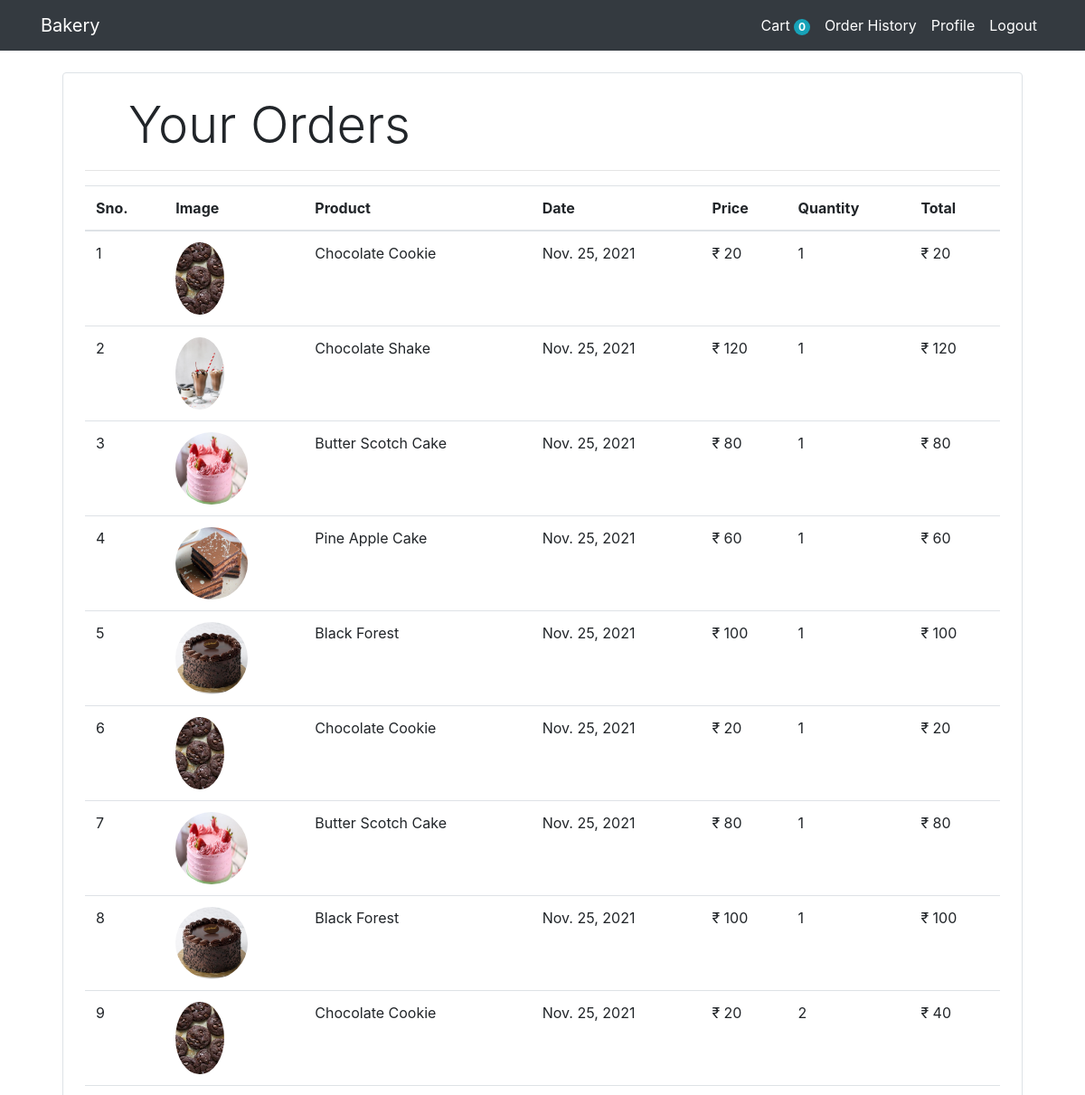
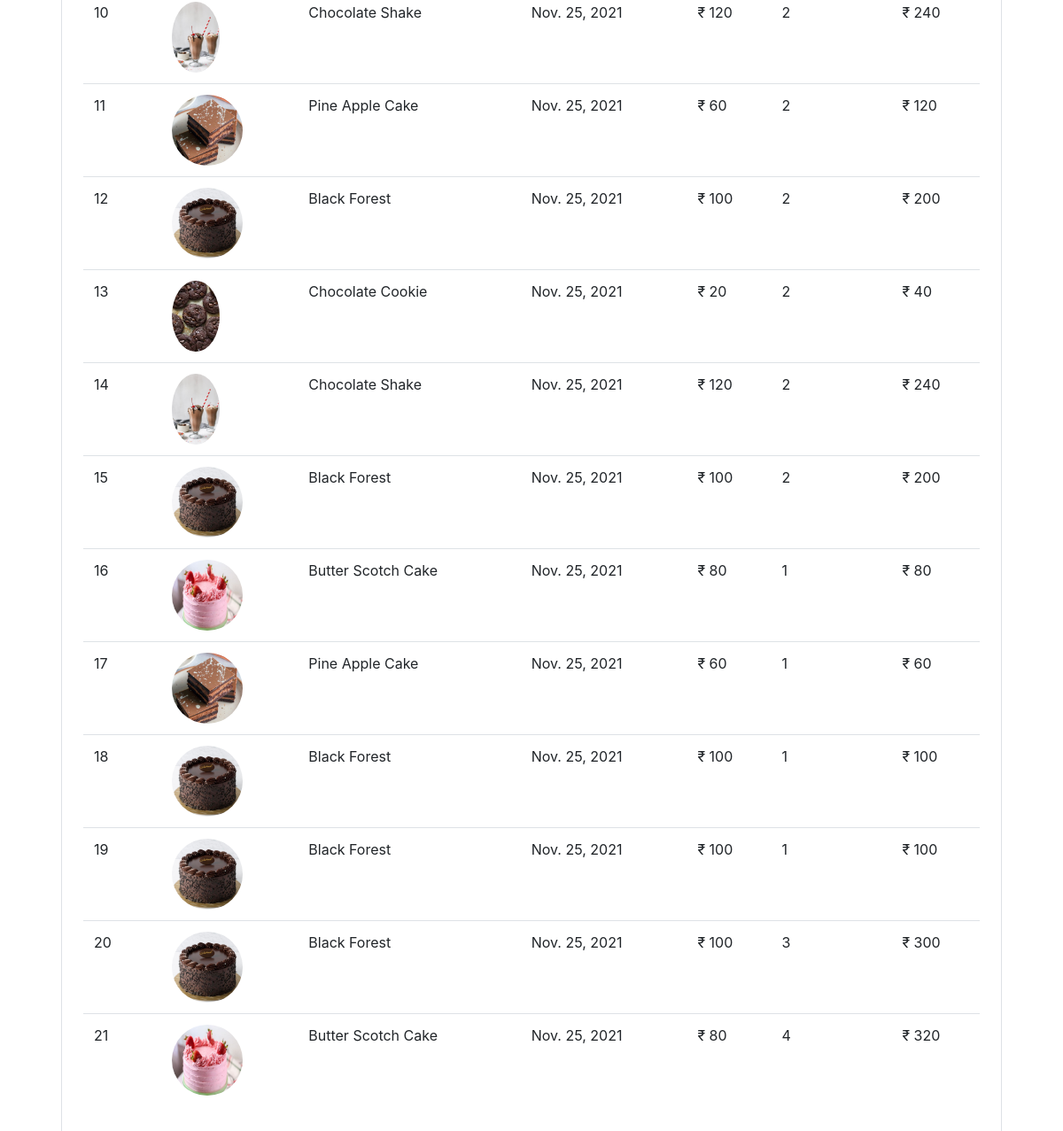
Page /orderhistory/ (signed in) on the committed database (2 pictures, top to bottom).
### Bakery/models.py (models this page shows, shortened)
class Order(models.Model):
    product = models.ForeignKey(Product,on_delete=models.CASCADE,null=True)
    customer = models.ForeignKey(Customer,on_delete=models.CASCADE,null=True)
    quantity = models.IntegerField(default=1)
    price = models.IntegerField()
    email = models.EmailField()
    address = models.CharField(max_length=50,default='',blank=True)
    phone = models.CharField(max_length=15,default='',blank=True)
    date = models.DateField(default=datetime.datetime.today)
    @staticmethod
    def get_orders_by_customer(customer_email):
        return Order.objects.filter(email=customer_email).order_by('date')[::-1]

class Product(models.Model):
    name = models.CharField(max_length=100, null=True)
    quantity = models.PositiveIntegerField(null=True)
    price = models.PositiveIntegerField(null=True)
    category = models.ForeignKey(Category, on_delete=models.CASCADE,default=1)
    image = models.ImageField(upload_to='uploads/products/', default='default_image.jpeg')

### Bakery/Views/views.py (the view)
# urls.py: path('orderhistory/', views.order_history.as_view(), name='Bakery-order'),
class order_history(View):
	def get(self, request):
		customer=request.session.get('customer_email')
		print(customer)
		orders=Order.get_orders_by_customer(customer)
		print('orders', orders)
		return render(request,'Bakery/order_history.html',{'orders': orders})

### Bakery/templatetags/custom_filter.py (called while the page is built)
@register.filter(name='currency')
def currency(nunmber):
    return "₹ "+str(nunmber)

@register.filter(name='multiply')
def multiply(number,number1):
    return number*number1

### templates/Bakery/order_history.html (shortened to what this page needs)
{%extends 'Partials/base.html'%}
{%block content%}
{%load cart%}
{%load custom_filter%}
<div class="container">
   <div class="border rounded p-4 m-4">
        <p class="display-4 pl-4 ml-4">Your Orders</p>
        <hr>
        <table class="table">
            <thead>
                <tr>
                    <th>Sno.</th>
                    <th>Image</th>
                    <th>Product</th>
                    <th>Date</th>
                    <th>Price</th>
                    <th>Quantity</th>
                    <th>Total</th>
                </tr>
            </thead>
            <tbody>
                {% for order in orders %}
                <tr>
                    <td>{{forloop.counter}}</td>
                    <td><img style="height: 80px;" class="rounded-circle" src="{{order.product.image.url}}" alt=""></td>
                    <td>{{order.product.name}}</td>
                    <td>{{order.date}}</td>
                    <td>{{order.price|currency}}</td>
                    <td>{{order.quantity}}</td>
                    <td>{{order.quantity|multiply:order.price|currency}}</td>
                </tr>
                {% endfor %}
            </tbody>
        </table>
   </div>
</div>
{%endblock%}

### rows in the picture
Order: product.image (picture), product.name "Chocolate Cookie", date "Nov. 25, 2021", price "₹ 20", quantity "1", quantity|multiply "₹ 20"
Order: product.image (picture), product.name "Chocolate Shake", date "Nov. 25, 2021", price "₹ 120", quantity "1", quantity|multiply "₹ 120"
Order: product.image (picture), product.name "Butter Scotch Cake", date "Nov. 25, 2021", price "₹ 80", quantity "1", quantity|multiply "₹ 80"
Order: product.image (picture), product.name "Pine Apple Cake", date "Nov. 25, 2021", price "₹ 60", quantity "1", quantity|multiply "₹ 60"
Order: product.image (picture), product.name "Black Forest", date "Nov. 25, 2021", price "₹ 100", quantity "1", quantity|multiply "₹ 100"
Order: product.image (picture), product.name "Chocolate Cookie", date "Nov. 25, 2021", price "₹ 20", quantity "1", quantity|multiply "₹ 20"
Order: product.image (picture), product.name "Butter Scotch Cake", date "Nov. 25, 2021", price "₹ 80", quantity "1", quantity|multiply "₹ 80"
Order: product.image (picture), product.name "Black Forest", date "Nov. 25, 2021", price "₹ 100", quantity "1", quantity|multiply "₹ 100"
Order: product.image (picture), product.name "Chocolate Cookie", date "Nov. 25, 2021", price "₹ 20", quantity "2", quantity|multiply "₹ 40"
Order: product.image (picture), product.name "Chocolate Shake", date "Nov. 25, 2021", price "₹ 120", quantity "2", quantity|multiply "₹ 240"
Order: product.image (picture), product.name "Pine Apple Cake", date "Nov. 25, 2021", price "₹ 60", quantity "2", quantity|multiply "₹ 120"
Order: product.image (picture), product.name "Black Forest", date "Nov. 25, 2021", price "₹ 100", quantity "2", quantity|multiply "₹ 200"
Order: product.image (picture), product.name "Chocolate Cookie", date "Nov. 25, 2021", price "₹ 20", quantity "2", quantity|multiply "₹ 40"
Order: product.image (picture), product.name "Chocolate Shake", date "Nov. 25, 2021", price "₹ 120", quantity "2", quantity|multiply "₹ 240"
Order: product.image (picture), product.name "Black Forest", date "Nov. 25, 2021", price "₹ 100", quantity "2", quantity|multiply "₹ 200"
Order: product.image (picture), product.name "Butter Scotch Cake", date "Nov. 25, 2021", price "₹ 80", quantity "1", quantity|multiply "₹ 80"
Order: product.image (picture), product.name "Pine Apple Cake", date "Nov. 25, 2021", price "₹ 60", quantity "1", quantity|multiply "₹ 60"
Order: product.image (picture), product.name "Black Forest", date "Nov. 25, 2021", price "₹ 100", quantity "1", quantity|multiply "₹ 100"
Order: product.image (picture), product.name "Black Forest", date "Nov. 25, 2021", price "₹ 100", quantity "1", quantity|multiply "₹ 100"
Order: product.image (picture), product.name "Black Forest", date "Nov. 25, 2021", price "₹ 100", quantity "3", quantity|multiply "₹ 300"
Order: product.image (picture), product.name "Butter Scotch Cake", date "Nov. 25, 2021", price "₹ 80", quantity "4", quantity|multiply "₹ 320"

### other values in the picture
{{ request.session.cart.keys|length }} "0"
